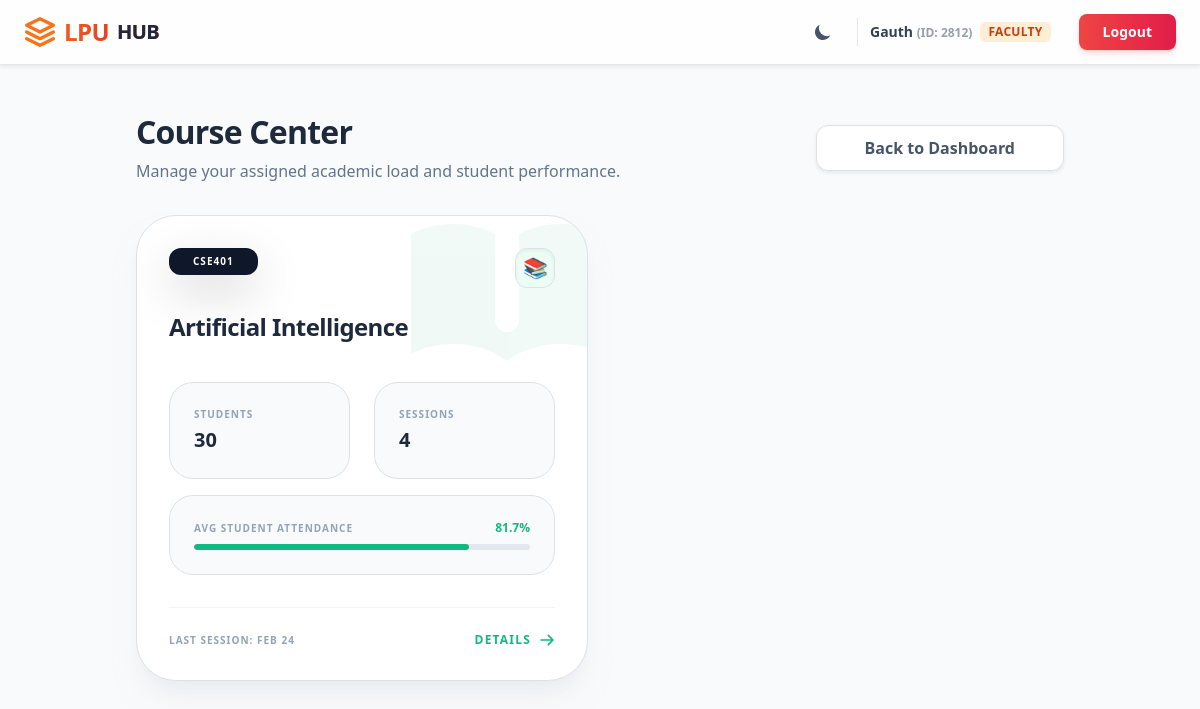
The page /attendance/faculty/courses/ (signed in) on the database its author committed.
### core/models.py (models this page shows, shortened)
class User(AbstractUser):
    class Role(models.TextChoices):
        STUDENT = "STUDENT", "Student"
        FACULTY = "FACULTY", "Faculty"
        ADMIN = "ADMIN", "Admin"
    role = models.CharField(max_length=50, choices=Role.choices, default=Role.STUDENT)
    uid = models.CharField(max_length=8, unique=True, null=True, blank=True)
    section = models.ForeignKey(Section, on_delete=models.SET_NULL, null=True, blank=True, related_name='members')
    is_approved = models.BooleanField(default=False)

### attendance/models.py (models this page shows, shortened)
class Course(models.Model):
    name = models.CharField(max_length=100)
    code = models.CharField(max_length=20, unique=True)
    faculty = models.ForeignKey(settings.AUTH_USER_MODEL, on_delete=models.CASCADE, limit_choices_to={'role': 'FACULTY'})
    students = models.ManyToManyField(settings.AUTH_USER_MODEL, related_name='enrolled_courses', limit_choices_to={'role': 'STUDENT'})

class AttendanceSession(models.Model):
    course = models.ForeignKey(Course, on_delete=models.CASCADE)
    slot = models.ForeignKey(TimetableSlot, on_delete=models.CASCADE, null=True, blank=True)
    date = models.DateField(default=timezone.now)
    created_at = models.DateTimeField(auto_now_add=True)
    class Meta:
        unique_together = ('date', 'slot')

### attendance/views.py (the view)
# urls.py: path('faculty/courses/', views.faculty_courses, name='faculty_courses'),
@login_required
@user_passes_test(is_faculty)
def faculty_courses(request):
    courses = Course.objects.filter(faculty=request.user)
    course_list = []
    for course in courses:
        total_students = course.students.count()
        total_sessions = AttendanceSession.objects.filter(course=course).count()
        if total_sessions > 0:
            total_possible_attendance = total_students * total_sessions
            total_present_records = AttendanceRecord.objects.filter(
                session__course=course,
                is_present=True
            ).count()
            avg_attendance = round((total_present_records / total_possible_attendance) * 100, 1)
        else:
            avg_attendance = 0.0
        recent_session = AttendanceSession.objects.filter(course=course).order_by('-date').first()
        course_list.append({
            'course': course,
            'total_students': total_students,
            'total_sessions': total_sessions,
            'avg_attendance': avg_attendance,
            'recent_session': recent_session
        })
    return render(request, 'attendance/faculty_courses.html', {'courses_data': course_list})

### attendance/views.py (called while the page is built)
def is_faculty(user):
    return user.is_authenticated and user.role == 'FACULTY'

### templates/attendance/faculty_courses.html (shortened to what this page needs)
{% extends "base.html" %}
{% block content %}
<div class="container-fluid py-4 min-h-[calc(100vh-80px)]">
    <div class="row mb-8 px-lg-4">
        <div class="col-12 flex flex-col md:flex-row md:items-center justify-between gap-4">
            <div>
                <h2 class="h2 font-black text-slate-800 dark:text-white mb-2 tracking-tight">Course Center</h2>
                <p class="text-slate-500 dark:text-slate-400 font-medium">Manage your assigned academic load and student
                    performance.</p>
            </div>
            <div class="flex items-center gap-3">
                <a href="{% url 'dashboard' %}"
                    class="px-5 py-2.5 bg-white dark:!bg-slate-800 text-slate-600 dark:!text-slate-300 font-bold rounded-xl border border-slate-200 dark:!border-slate-700 hover:bg-slate-50 transition-all flex items-center gap-2 shadow-sm no-underline">
                    <span>Back to Dashboard</span>
                </a>
            </div>
        </div>
    </div>
    <div class="row px-lg-4">
        <div class="col-12">
            <div class="grid grid-cols-1 md:grid-cols-2 xl:grid-cols-3 gap-6">
                {% for data in courses_data %}
                <div
                    class="group relative bg-white dark:!bg-slate-800 rounded-[2.5rem] p-8 shadow-xl shadow-slate-200/50 dark:shadow-none border border-slate-100 dark:!border-slate-700 transition-all duration-300 hover:-translate-y-1 overflow-hidden">
                    <div
                        class="absolute -right-10 -top-10 opacity-5 transform group-hover:scale-110 transition-transform duration-500">
                    </div>
                    <div class="relative z-10 h-full flex flex-col">
                        <div class="flex justify-between items-start mb-6">
                            <span
                                class="px-4 py-1.5 bg-slate-900 dark:bg-slate-700 text-white text-[10px] font-black rounded-xl uppercase tracking-widest shadow-lg">
                                {{ data.course.code }}
                            </span>
                            <div
                                class="w-10 h-10 bg-emerald-50 dark:bg-emerald-500/10 rounded-xl flex items-center justify-center border border-emerald-100 dark:border-emerald-500/20 shadow-inner">
                                <span class="text-xl text-emerald-500">📚</span>
                            </div>
                        </div>
                        <h4
                            class="text-2xl font-black text-slate-800 dark:text-white mb-2 leading-tight tracking-tight">
                            {{ data.course.name }}
                        </h4>
                        <div class="mt-8 space-y-4 flex-grow">
                            <div class="grid grid-cols-2 gap-4">
                                <div
                                    class="p-4 rounded-3xl bg-slate-50 dark:!bg-slate-900/50 border border-slate-100 dark:!border-slate-700/50">
                                    <p class="text-[10px] font-black text-slate-400 uppercase tracking-widest mb-1">
                                        Students
                                    </p>
                                    <p class="text-xl font-black text-slate-800 dark:!text-white m-0">
                                        {{ data.total_students }}
                                    </p>
                                </div>
                                <div
                                    class="p-4 rounded-3xl bg-slate-50 dark:!bg-slate-900/50 border border-slate-100 dark:!border-slate-700/50">
                                    <p class="text-[10px] font-black text-slate-400 uppercase tracking-widest mb-1">
                                        Sessions
                                    </p>
                                    <p class="text-xl font-black text-slate-800 dark:!text-white m-0">
                                        {{ data.total_sessions }}
                                    </p>
                                </div>
                            </div>
                            <div
                                class="p-4 rounded-3xl bg-slate-50 dark:!bg-slate-900/50 border border-slate-100 dark:!border-slate-700/50">
                                <div class="flex justify-between items-center mb-2">
                                    <p class="text-[10px] font-black text-slate-400 uppercase tracking-widest m-0">Avg
                                        Student Attendance</p>
                                    <span class="text-xs font-black text-emerald-500">{{ data.avg_attendance }}%</span>
                                </div>
                                <div class="w-full bg-slate-200 dark:!bg-slate-700 rounded-full h-1.5 overflow-hidden">
                                    <div class="bg-emerald-500 h-full rounded-full transition-all duration-1000"
                                        style="width: {{ data.avg_attendance }}%"></div>
                                </div>
                            </div>
                        </div>
                        <div
                            class="mt-8 pt-6 border-t border-slate-100 dark:border-slate-700 flex items-center justify-between">
                            <span class="text-[10px] font-black text-slate-400 uppercase tracking-widest">
                                {% if data.recent_session %}
                                Last session: {{ data.recent_session.date|date:"M d" }}
                                {% else %}
                                No sessions yet
                                {% endif %}
                            </span>
                            <a href="{% url 'course_sessions' data.course.id %}"
                                class="text-emerald-500 hover:text-emerald-600 font-black text-xs uppercase tracking-widest no-underline flex items-center gap-2 group/btn">
                                Details
                                <svg class="w-4 h-4 group-hover/btn:translate-x-1 transition-transform" fill="none"
                                    viewBox="0 0 24 24" stroke="currentColor">
                                    <path stroke-linecap="round" stroke-linejoin="round" stroke-width="2.5"
                                        d="M14 5l7 7m0 0l-7 7m7-7H3" />
                                </svg>
                            </a>
                        </div>
                    </div>
                </div>
                {% endfor %}
            </div>
        </div>
    </div>
</div>
{% endblock %}

### templates/base.html (shortened to what this page needs)
<!DOCTYPE html>
<html lang="en" data-bs-theme="light" class="light">
<head>
    <link href="https://cdn.jsdelivr.net/npm/bootstrap@5.3.3/dist/css/bootstrap.min.css" rel="stylesheet">
    <script src="https://cdn.tailwindcss.com"></script>
</head>
<body class="bg-gray-50 text-gray-900 dark:bg-gray-900 dark:text-gray-100 flex flex-col min-h-screen">
    <nav
        class="sticky top-0 z-50 bg-white/80 dark:bg-slate-900/80 backdrop-blur-lg border-b border-gray-200 dark:border-slate-800 transition-all duration-300 shadow-sm">
        <div class="max-w-7xl mx-auto px-4 sm:px-6 lg:px-8">
            <div class="flex justify-between items-center h-16">
                <div class="flex-shrink-0 flex items-center">
                    <a href="{% url 'dashboard' %}"
                        class="text-2xl font-black bg-clip-text text-transparent bg-gradient-to-r from-orange-500 to-red-600 tracking-tight flex items-center gap-2 hover:opacity-80 transition-opacity">
                        <svg xmlns="http://www.w3.org/2000/svg" class="w-8 h-8 text-orange-500" viewBox="0 0 24 24"
                            fill="none" stroke="currentColor" stroke-width="2.5" stroke-linecap="round"
                            stroke-linejoin="round">
                            <path d="M12 2L2 7l10 5 10-5-10-5zM2 17l10 5 10-5M2 12l10 5 10-5" />
                        </svg>
                        LPU<span class="text-slate-800 dark:text-white font-bold text-xl">HUB</span>
                    </a>
                </div>
                <div class="flex items-center gap-3 sm:gap-5">
                    <button id="theme-toggle"
                        class="p-2 rounded-full hover:bg-slate-100 dark:hover:bg-slate-800 transition-colors duration-200 focus:outline-none focus:ring-2 focus:ring-orange-500 text-slate-600 dark:text-slate-300">
                        <svg id="theme-toggle-dark-icon" class="w-5 h-5 hidden" fill="currentColor" viewBox="0 0 20 20"
                            xmlns="http://www.w3.org/2000/svg">
                            <path d="M17.293 13.293A8 8 0 016.707 2.707a8.001 8.001 0 1010.586 10.586z"></path>
                        </svg>
                    </button>
                    {% if user.is_authenticated %}
                    <div
                        class="hidden md:flex items-center gap-2 pl-3 py-1 pr-1 border-l border-slate-200 dark:border-slate-700">
                        <span class="text-sm font-semibold text-slate-700 dark:text-slate-200">
                            {{ user.username }}
                            <span class="opacity-50 text-xs">
                                (ID:
                                {{ user.uid|default:"N/A" }})
                            </span>
                        </span>
                        <span
                            class="text-xs px-2 py-0.5 rounded-md bg-orange-100 dark:bg-orange-500/20 text-orange-700 dark:text-orange-300 font-bold tracking-wide">
                            {{ user.get_role_display|upper }}
                        </span>
                    </div>
                    <form method="post" action="{% url 'logout' %}" class="m-0">
                        <button type="submit"
                            class="ms-2 px-4 py-2 text-sm font-bold text-white bg-gradient-to-r from-red-500 to-rose-600 rounded-lg shadow-md shadow-red-500/20 hover:shadow-lg hover:shadow-red-500/40 transform hover:-translate-y-0.5 transition-all focus:ring-2 focus:ring-offset-2 focus:ring-red-500 dark:focus:ring-offset-slate-900 border-none">
                            Logout
                        </button>
                    </form>
                    {% endif %}
                </div>
            </div>
        </div>
    </nav>
    <main class="flex-grow container mt-4">
        {% block content %}
        {% endblock %}
    </main>
</body>
</html>

### templates/base.html (style rules this page uses)
body { transition: background-color 0.3s, color 0.3s; }

### rows shown on the page
User: username "Gauth", uid "2812", role "FACULTY"
Course: course.code "CSE401", course.name "Artificial Intelligence", total_students "30", total_sessions "4", avg_attendance "81.7", recent_session "FEB 24"
